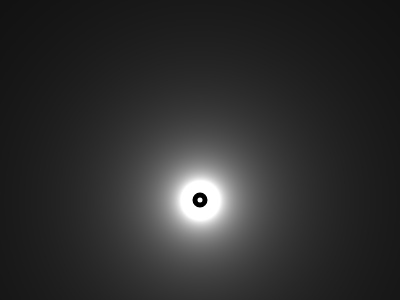
Frame 1 (no input)
Frame 60 (no input): identical to frame 1, image omitted
Frame 120 (the mouse pressed at the canvas centre since frame 60): identical to frame 1, image omitted

The p5.js sketch that drew this single still picture (run headless with seeded random() and noise() and a simulated clock; from frame 60 on, the mouse is pressed at the canvas centre):

// p5.js sketch
// ── sketch.js
let b;

function setup() {
  createCanvas(400, 300);
  b = new Blob(200, 200);
}

function draw() {
  background(51);

  loadPixels();
  for (let x = 0; x < width; x++) {
    for (let y = 0; y < height; y++) {
      let index = x + y * width;
      let d = dist(x, y, b.pos.x, b.pos.y);
      let col = 1000 * b.r / d;
      set(x, y, color(col));
      // pixels[index] = color(255, 0, 255);
    }
  }
  updatePixels();
  b.show();

}

// ── blob.js
class Blob {
  constructor(x, y) {
    this.pos = createVector(x, y);
    this.r = 5;
  }

  show() {
    noFill();
    stroke(0);
    strokeWeight(5);
    ellipse(this.pos.x, this.pos.y, this.r*2, this.r*2);
  }

}
